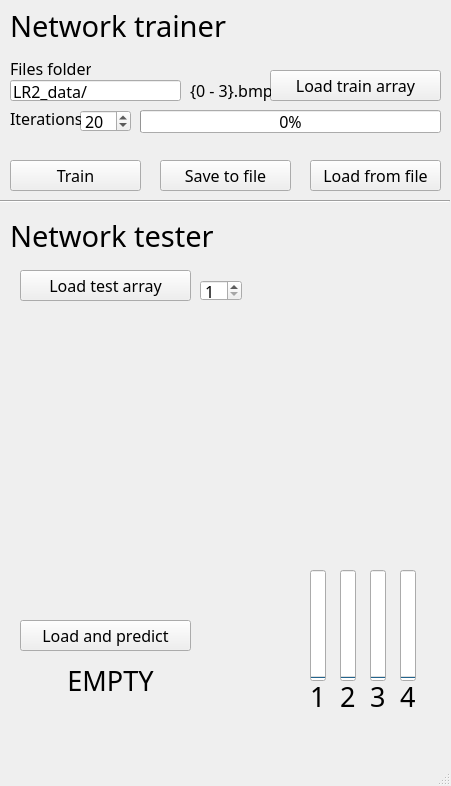
<?xml version="1.0" encoding="UTF-8"?>
<ui version="4.0">
 <class>MainWindow</class>
 <widget class="QMainWindow" name="MainWindow">
  <property name="geometry">
   <rect>
    <x>0</x>
    <y>0</y>
    <width>451</width>
    <height>786</height>
   </rect>
  </property>
  <property name="font">
   <font>
    <family>Calibri Light</family>
    <pointsize>12</pointsize>
   </font>
  </property>
  <property name="windowTitle">
   <string>LR2</string>
  </property>
  <widget class="QWidget" name="centralwidget">
   <widget class="QPushButton" name="btn_load_train_array">
    <property name="geometry">
     <rect>
      <x>270</x>
      <y>70</y>
      <width>171</width>
      <height>31</height>
     </rect>
    </property>
    <property name="text">
     <string>Load train array</string>
    </property>
   </widget>
   <widget class="QPushButton" name="btn_start_training">
    <property name="geometry">
     <rect>
      <x>10</x>
      <y>160</y>
      <width>131</width>
      <height>31</height>
     </rect>
    </property>
    <property name="text">
     <string>Train</string>
    </property>
   </widget>
   <widget class="QLabel" name="cvl_test_2">
    <property name="geometry">
     <rect>
      <x>530</x>
      <y>100</y>
      <width>128</width>
      <height>128</height>
     </rect>
    </property>
    <property name="text">
     <string/>
    </property>
   </widget>
   <widget class="QLineEdit" name="line_folder">
    <property name="geometry">
     <rect>
      <x>10</x>
      <y>80</y>
      <width>171</width>
      <height>21</height>
     </rect>
    </property>
    <property name="text">
     <string>LR2_data/</string>
    </property>
   </widget>
   <widget class="QLabel" name="label">
    <property name="geometry">
     <rect>
      <x>10</x>
      <y>10</y>
      <width>221</width>
      <height>31</height>
     </rect>
    </property>
    <property name="font">
     <font>
      <pointsize>22</pointsize>
     </font>
    </property>
    <property name="text">
     <string>Network trainer</string>
    </property>
   </widget>
   <widget class="QLabel" name="label_2">
    <property name="geometry">
     <rect>
      <x>10</x>
      <y>60</y>
      <width>81</width>
      <height>16</height>
     </rect>
    </property>
    <property name="text">
     <string>Files folder:</string>
    </property>
   </widget>
   <widget class="QLabel" name="label_3">
    <property name="geometry">
     <rect>
      <x>190</x>
      <y>80</y>
      <width>81</width>
      <height>21</height>
     </rect>
    </property>
    <property name="text">
     <string>{0 - 3}.bmp</string>
    </property>
   </widget>
   <widget class="QSpinBox" name="spin_iterations">
    <property name="geometry">
     <rect>
      <x>80</x>
      <y>110</y>
      <width>51</width>
      <height>22</height>
     </rect>
    </property>
    <property name="minimum">
     <number>1</number>
    </property>
    <property name="maximum">
     <number>1000</number>
    </property>
    <property name="value">
     <number>20</number>
    </property>
   </widget>
   <widget class="QLabel" name="label_5">
    <property name="geometry">
     <rect>
      <x>10</x>
      <y>110</y>
      <width>71</width>
      <height>16</height>
     </rect>
    </property>
    <property name="text">
     <string>Iterations: </string>
    </property>
   </widget>
   <widget class="QProgressBar" name="progressBar">
    <property name="geometry">
     <rect>
      <x>140</x>
      <y>110</y>
      <width>301</width>
      <height>23</height>
     </rect>
    </property>
    <property name="value">
     <number>0</number>
    </property>
   </widget>
   <widget class="QLabel" name="ocl_test_array">
    <property name="geometry">
     <rect>
      <x>30</x>
      <y>310</y>
      <width>256</width>
      <height>256</height>
     </rect>
    </property>
    <property name="text">
     <string/>
    </property>
   </widget>
   <widget class="QLabel" name="ocl_test_image">
    <property name="geometry">
     <rect>
      <x>300</x>
      <y>400</y>
      <width>128</width>
      <height>128</height>
     </rect>
    </property>
    <property name="text">
     <string/>
    </property>
   </widget>
   <widget class="QSpinBox" name="spin_test_array_id">
    <property name="geometry">
     <rect>
      <x>200</x>
      <y>280</y>
      <width>42</width>
      <height>21</height>
     </rect>
    </property>
    <property name="minimum">
     <number>1</number>
    </property>
    <property name="maximum">
     <number>4</number>
    </property>
   </widget>
   <widget class="QPushButton" name="btn_load_test_array">
    <property name="geometry">
     <rect>
      <x>20</x>
      <y>270</y>
      <width>171</width>
      <height>31</height>
     </rect>
    </property>
    <property name="text">
     <string>Load test array</string>
    </property>
   </widget>
   <widget class="QPushButton" name="btn_predict">
    <property name="geometry">
     <rect>
      <x>20</x>
      <y>620</y>
      <width>171</width>
      <height>31</height>
     </rect>
    </property>
    <property name="text">
     <string>Load and predict</string>
    </property>
   </widget>
   <widget class="QLabel" name="label_predicted">
    <property name="geometry">
     <rect>
      <x>30</x>
      <y>660</y>
      <width>161</width>
      <height>41</height>
     </rect>
    </property>
    <property name="font">
     <font>
      <pointsize>20</pointsize>
     </font>
    </property>
    <property name="text">
     <string>EMPTY</string>
    </property>
    <property name="alignment">
     <set>Qt::AlignCenter</set>
    </property>
   </widget>
   <widget class="QProgressBar" name="progressBar_2">
    <property name="geometry">
     <rect>
      <x>310</x>
      <y>570</y>
      <width>16</width>
      <height>111</height>
     </rect>
    </property>
    <property name="value">
     <number>0</number>
    </property>
    <property name="orientation">
     <enum>Qt::Vertical</enum>
    </property>
   </widget>
   <widget class="QProgressBar" name="progressBar_3">
    <property name="geometry">
     <rect>
      <x>340</x>
      <y>570</y>
      <width>16</width>
      <height>111</height>
     </rect>
    </property>
    <property name="value">
     <number>0</number>
    </property>
    <property name="orientation">
     <enum>Qt::Vertical</enum>
    </property>
   </widget>
   <widget class="QProgressBar" name="progressBar_4">
    <property name="geometry">
     <rect>
      <x>370</x>
      <y>570</y>
      <width>16</width>
      <height>111</height>
     </rect>
    </property>
    <property name="value">
     <number>0</number>
    </property>
    <property name="orientation">
     <enum>Qt::Vertical</enum>
    </property>
   </widget>
   <widget class="QProgressBar" name="progressBar_5">
    <property name="geometry">
     <rect>
      <x>400</x>
      <y>570</y>
      <width>16</width>
      <height>111</height>
     </rect>
    </property>
    <property name="value">
     <number>0</number>
    </property>
    <property name="orientation">
     <enum>Qt::Vertical</enum>
    </property>
   </widget>
   <widget class="QLabel" name="label_6">
    <property name="geometry">
     <rect>
      <x>310</x>
      <y>680</y>
      <width>32</width>
      <height>32</height>
     </rect>
    </property>
    <property name="font">
     <font>
      <pointsize>20</pointsize>
     </font>
    </property>
    <property name="text">
     <string>1</string>
    </property>
   </widget>
   <widget class="Line" name="line_2">
    <property name="geometry">
     <rect>
      <x>0</x>
      <y>200</y>
      <width>450</width>
      <height>3</height>
     </rect>
    </property>
    <property name="orientation">
     <enum>Qt::Horizontal</enum>
    </property>
   </widget>
   <widget class="QLabel" name="label_4">
    <property name="geometry">
     <rect>
      <x>10</x>
      <y>220</y>
      <width>221</width>
      <height>31</height>
     </rect>
    </property>
    <property name="font">
     <font>
      <pointsize>22</pointsize>
     </font>
    </property>
    <property name="text">
     <string>Network tester</string>
    </property>
   </widget>
   <widget class="QLabel" name="label_7">
    <property name="geometry">
     <rect>
      <x>340</x>
      <y>680</y>
      <width>32</width>
      <height>32</height>
     </rect>
    </property>
    <property name="font">
     <font>
      <pointsize>20</pointsize>
     </font>
    </property>
    <property name="text">
     <string>2</string>
    </property>
   </widget>
   <widget class="QLabel" name="label_8">
    <property name="geometry">
     <rect>
      <x>370</x>
      <y>680</y>
      <width>32</width>
      <height>32</height>
     </rect>
    </property>
    <property name="font">
     <font>
      <pointsize>20</pointsize>
     </font>
    </property>
    <property name="text">
     <string>3</string>
    </property>
   </widget>
   <widget class="QLabel" name="label_9">
    <property name="geometry">
     <rect>
      <x>400</x>
      <y>680</y>
      <width>32</width>
      <height>32</height>
     </rect>
    </property>
    <property name="font">
     <font>
      <pointsize>20</pointsize>
     </font>
    </property>
    <property name="text">
     <string>4</string>
    </property>
   </widget>
   <widget class="QPushButton" name="btn_save_to_file">
    <property name="geometry">
     <rect>
      <x>160</x>
      <y>160</y>
      <width>131</width>
      <height>31</height>
     </rect>
    </property>
    <property name="text">
     <string>Save to file</string>
    </property>
   </widget>
   <widget class="QPushButton" name="btn_load_from_file">
    <property name="geometry">
     <rect>
      <x>310</x>
      <y>160</y>
      <width>131</width>
      <height>31</height>
     </rect>
    </property>
    <property name="text">
     <string>Load from file</string>
    </property>
   </widget>
  </widget>
  <widget class="QMenuBar" name="menubar">
   <property name="geometry">
    <rect>
     <x>0</x>
     <y>0</y>
     <width>451</width>
     <height>25</height>
    </rect>
   </property>
  </widget>
  <widget class="QStatusBar" name="statusbar"/>
 </widget>
 <resources/>
 <connections/>
</ui>
